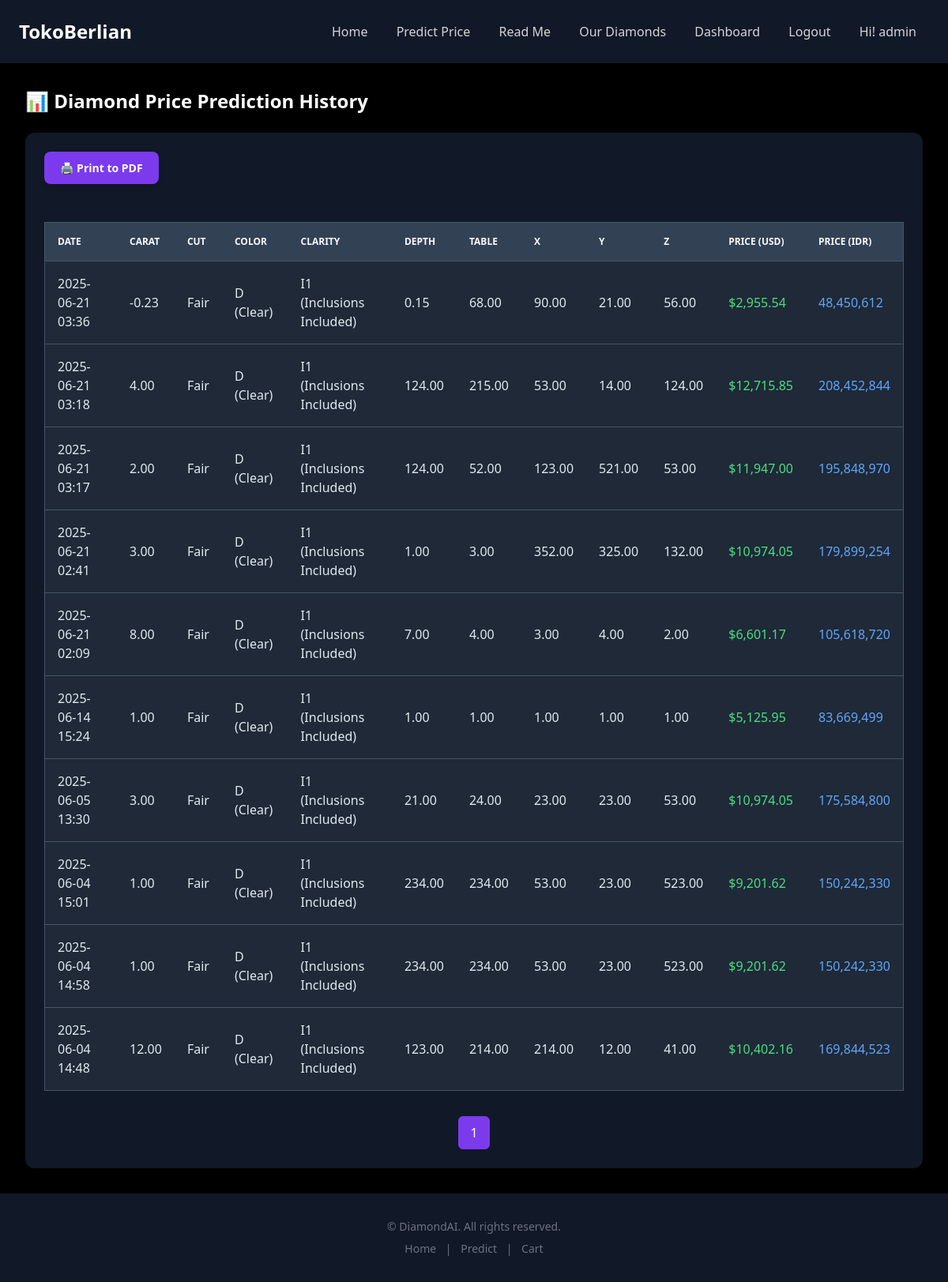
Page /dashboard/predictions/ (signed in) on the committed database.
### prediction/models.py (models this page shows, shortened)
class DiamondPrediction(models.Model):
    carat = models.DecimalField(max_digits=5, decimal_places=2)
    cut = models.CharField(max_length=50)
    color = models.CharField(max_length=10)
    clarity = models.CharField(max_length=10)
    depth = models.DecimalField(max_digits=5, decimal_places=2)
    table = models.DecimalField(max_digits=5, decimal_places=2)
    x = models.DecimalField(max_digits=5, decimal_places=2)
    y = models.DecimalField(max_digits=5, decimal_places=2)
    z = models.DecimalField(max_digits=5, decimal_places=2)
    predicted_price_usd = models.DecimalField(max_digits=10, decimal_places=2)
    predicted_price_idr = models.BigIntegerField()
    created_at = models.DateTimeField(auto_now_add=True)

### prediction/views.py (the view)
# urls.py: path('dashboard/predictions/', views.prediction_history_view, name='prediction-history'),
@login_required
@user_passes_test(is_admin)
def prediction_history_view(request):
    predictions = DiamondPrediction.objects.all().order_by('-created_at')
    paginator = Paginator(predictions, 10)
    page_number = request.GET.get('page')
    page_obj = paginator.get_page(page_number)
    return render(request, 'prediction_history.html', {'page_obj': page_obj})

### prediction/views.py (called while the page is built)
def is_admin(user):
    return user.is_staff or user.is_superuser

### prediction/templates/prediction_history.html (shortened to what this page needs)
{% extends 'base.html' %}
{% load humanize %}
{% block content %}
<div class="prediction-history-page">
    <h1 class="text-2xl font-bold text-white mb-6">📊 Diamond Price Prediction History</h1>
    <div class="overflow-x-auto bg-gray-900 p-6 rounded-xl shadow-md">
        <button onclick="window.print()" class="print-btn no-print">🖨️ Print to PDF</button>
        <div class="print-container">
            <table class="table-container">
                <thead class="text-xs uppercase bg-gray-700 text-gray-300">
                    <tr>
                        <th class="py-3 px-6">Date</th>
                        <th class="py-3 px-6">Carat</th>
                        <th class="py-3 px-6">Cut</th>
                        <th class="py-3 px-6">Color</th>
                        <th class="py-3 px-6">Clarity</th>
                        <th class="py-3 px-6">Depth</th>
                        <th class="py-3 px-6">Table</th>
                        <th class="py-3 px-6">X</th>
                        <th class="py-3 px-6">Y</th>
                        <th class="py-3 px-6">Z</th>
                        <th class="py-3 px-6">Price (USD)</th>
                        <th class="py-3 px-6">Price (IDR)</th>
                    </tr>
                </thead>
                <tbody>
                    {% for p in page_obj %}
                    <tr class="bg-gray-800 border-b border-gray-700 hover:bg-gray-700">
                        <td class="py-3 px-6">{{ p.created_at|date:"Y-m-d H:i" }}</td>
                        <td class="py-3 px-6">{{ p.carat }}</td>
                        <td class="py-3 px-6">{{ p.cut }}</td>
                        <td class="py-3 px-6">{{ p.color }}</td>
                        <td class="py-3 px-6">{{ p.clarity }}</td>
                        <td class="py-3 px-6">{{ p.depth }}</td>
                        <td class="py-3 px-6">{{ p.table }}</td>
                        <td class="py-3 px-6">{{ p.x }}</td>
                        <td class="py-3 px-6">{{ p.y }}</td>
                        <td class="py-3 px-6">{{ p.z }}</td>
                        <td class="py-3 px-6 text-green-400">${{ p.predicted_price_usd|floatformat:2|intcomma }}</td>
                        <td class="py-3 px-6 text-blue-400">{{ p.predicted_price_idr|intcomma }}</td>
                    </tr>
                    {% empty %}
                    <tr>
                        <td colspan="12" class="text-center py-6 text-gray-500">No prediction data found.</td>
                    </tr>
                    {% endfor %}
                </tbody>
            </table>
            <div class="pagination no-print">
                {% for num in page_obj.paginator.page_range %}
                    {% if page_obj.number == num %}
                    <span class="current-page">{{ num }}</span>
                    {% elif num > page_obj.number|add:'-3' and num < page_obj.number|add:'3' %}
                    <a href="?page={{ num }}" class="page-link">{{ num }}</a>
                    {% endif %}
                {% endfor %}
            </div>
        </div>
    </div>
</div>
{% endblock %}

### prediction/templates/base.html (shortened to what this page needs)
{% load humanize %}
{% load static %}
<!DOCTYPE html>
<html lang="en">
<head>
    <link rel="stylesheet" href="{% static 'css/diamond_card.css' %}">
    <link rel="stylesheet" href="{% static 'css/login_form.css' %}">
    <link rel="stylesheet" href="{% static 'css/home.css' %}">
    <link rel="stylesheet" href="{% static 'css/prediction_history.css' %}">
    <link rel="stylesheet" href="{% static 'css/checkout_button.css' %}">
    <script src="https://cdn.tailwindcss.com"></script>
</head>
<body>
    <nav class="flex justify-between items-center p-6 bg-gray-900 shadow-md no-print">
        <div class="text-2xl font-bold text-white">
            TokoBerlian
        </div>
        <div>
            <a href="/" class="text-gray-300 mx-4 hover:text-white hover:underline">Home</a>
            <a href="/predict" class="text-gray-300 mx-4 hover:text-white hover:underline">Predict Price</a>
            <a href="/information" class="text-gray-300 mx-4 hover:text-white hover:underline">Read Me</a>
            <a href="/product" class="text-gray-300 mx-4 hover:text-white hover:underline">Our Diamonds</a>
        {% if request.user.is_authenticated %}
            {% if request.user.is_superuser %}
                <a href="{% url 'dashboard' %}" class="text-gray-300 mx-4 hover:text-white hover:underline">Dashboard</a>
            {% else %}
                <a href="{% url 'view_cart' %}" class="text-gray-300 mx-4 hover:text-white hover:underline">Cart</a>
            {% endif %}
            <a href="{% url 'logout' %}" class="text-gray-300 mx-4 hover:text-white hover:underline">Logout</a>
            <span class="text-gray-300 mx-4 hover:text-white">
                Hi! {{ request.user.first_name|default:request.user.username }}
            </span>
        {% endif %}
    </nav>
    <div>
        {% block content %}
        {% endblock %}
    </div>
    <footer class="bg-gray-900 py-8 text-center text-gray-500 text-sm no-print">
        <p>&copy; {{ year }} DiamondAI. All rights reserved.</p>
        <div class="mt-2">
            <a href="/" class="hover:text-white px-2">Home</a> |
            <a href="/predict" class="hover:text-white px-2">Predict</a> |
            <a href="/cart" class="hover:text-white px-2">Cart</a>
        </div>
    </footer>
</body>
</html>

### prediction/static/css/login_form.css (style rules this page uses)
::placeholder { font-family: -apple-system, BlinkMacSystemFont, 'Segoe UI', Roboto, Oxygen, Ubuntu, Cantarell, 'Open Sans', 'Helvetica Neue', sans-serif; }

### prediction/static/css/prediction_history.css (style rules this page uses)
.prediction-history-page { background-color: black; color: #e2e8f0; font-family: 'Segoe UI', Tahoma, Geneva, Verdana, sans-serif; padding: 2rem; min-height: 100vh; }
.prediction-history-page .table-container { overflow-x: auto; margin-top: 2rem; }
.prediction-history-page table { width: 100%; border-collapse: collapse; background-color: #1e293b; border: 1px solid #475569; border-radius: 0.5rem; overflow: hidden; }
.prediction-history-page thead { background-color: #334155; }
.prediction-history-page th, .prediction-history-page td { padding: 1rem; text-align: left; border-bottom: 1px solid #475569; }
.prediction-history-page th { font-weight: bold; color: #f8fafc; }
.print-btn { background-color: #7c3aed; color: white; padding: 10px 20px; font-size: 14px; font-weight: 600; border: none; border-radius: 8px; cursor: pointer; transition: background-color 0.3s ease; box-shadow: 0 4px 6px rgba(0, 0, 0, 0.1); margin-bottom: 1rem; }
.pagination { display: flex; justify-content: center; align-items: center; margin-top: 2rem; gap: 10px; flex-wrap: wrap; }
.page-link, .current-page { padding: 8px 14px; border-radius: 6px; text-decoration: none; font-weight: 500; border: 1px solid #7c3aed; color: #7c3aed; transition: all 0.2s ease-in-out; }
.current-page { background-color: #7c3aed; color: white; cursor: default; }

### rows in the picture
DiamondPrediction: created_at "2025-06-21 03:36", carat "-0.23", cut "Fair", color "D (Clear)", clarity "I1 (Inclusions Included)", depth "0.15", table "68.00", x "90.00", y "21.00", z "56.00", predicted_price_usd "2,955.54", predicted_price_idr "48,450,612"
DiamondPrediction: created_at "2025-06-21 03:18", carat "4.00", cut "Fair", color "D (Clear)", clarity "I1 (Inclusions Included)", depth "124.00", table "215.00", x "53.00", y "14.00", z "124.00", predicted_price_usd "12,715.85", predicted_price_idr "208,452,844"
DiamondPrediction: created_at "2025-06-21 03:17", carat "2.00", cut "Fair", color "D (Clear)", clarity "I1 (Inclusions Included)", depth "124.00", table "52.00", x "123.00", y "521.00", z "53.00", predicted_price_usd "11,947.00", predicted_price_idr "195,848,970"
DiamondPrediction: created_at "2025-06-21 02:41", carat "3.00", cut "Fair", color "D (Clear)", clarity "I1 (Inclusions Included)", depth "1.00", table "3.00", x "352.00", y "325.00", z "132.00", predicted_price_usd "10,974.05", predicted_price_idr "179,899,254"
DiamondPrediction: created_at "2025-06-21 02:09", carat "8.00", cut "Fair", color "D (Clear)", clarity "I1 (Inclusions Included)", depth "7.00", table "4.00", x "3.00", y "4.00", z "2.00", predicted_price_usd "6,601.17", predicted_price_idr "105,618,720"
DiamondPrediction: created_at "2025-06-14 15:24", carat "1.00", cut "Fair", color "D (Clear)", clarity "I1 (Inclusions Included)", depth "1.00", table "1.00", x "1.00", y "1.00", z "1.00", predicted_price_usd "5,125.95", predicted_price_idr "83,669,499"
DiamondPrediction: created_at "2025-06-05 13:30", carat "3.00", cut "Fair", color "D (Clear)", clarity "I1 (Inclusions Included)", depth "21.00", table "24.00", x "23.00", y "23.00", z "53.00", predicted_price_usd "10,974.05", predicted_price_idr "175,584,800"
DiamondPrediction: created_at "2025-06-04 15:01", carat "1.00", cut "Fair", color "D (Clear)", clarity "I1 (Inclusions Included)", depth "234.00", table "234.00", x "53.00", y "23.00", z "523.00", predicted_price_usd "9,201.62", predicted_price_idr "150,242,330"
DiamondPrediction: created_at "2025-06-04 14:58", carat "1.00", cut "Fair", color "D (Clear)", clarity "I1 (Inclusions Included)", depth "234.00", table "234.00", x "53.00", y "23.00", z "523.00", predicted_price_usd "9,201.62", predicted_price_idr "150,242,330"
DiamondPrediction: created_at "2025-06-04 14:48", carat "12.00", cut "Fair", color "D (Clear)", clarity "I1 (Inclusions Included)", depth "123.00", table "214.00", x "214.00", y "12.00", z "41.00", predicted_price_usd "10,402.16", predicted_price_idr "169,844,523"

### other values in the picture
{{ request.user.first_name|default:request.user.username }} "admin"
{{ num }} "1"
